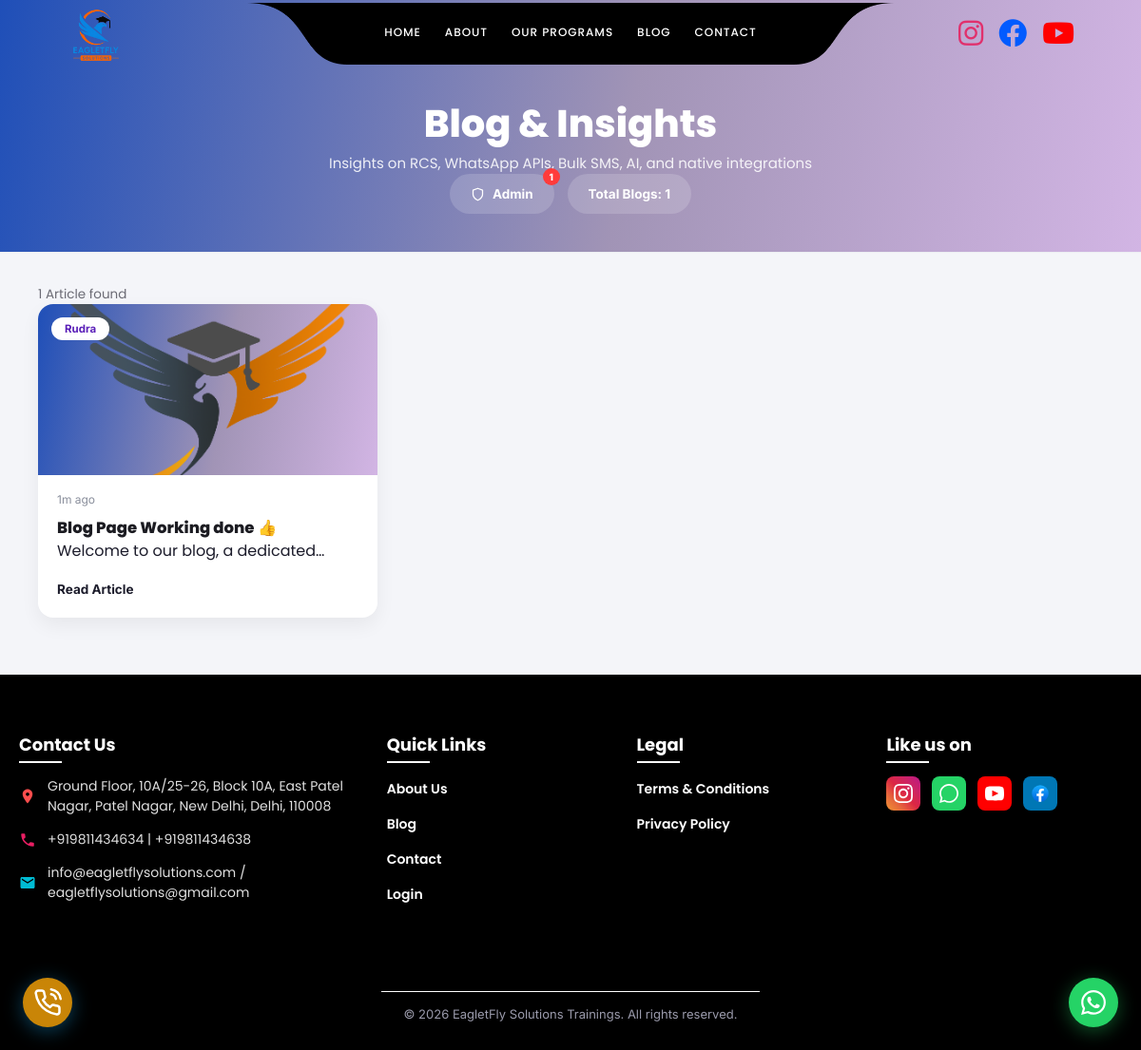
Screenshot of /blog.php with the database file from the repository.
### tables this page shows
CREATE TABLE `global_info` (
  `globle_info_id` int(11) NOT NULL,
  `facion_icon` text NOT NULL,
  `logo` text NOT NULL,
  `globle_call_phone` varchar(13) NOT NULL,
  `globle_whatsapp` varchar(12) NOT NULL,
  `footer_address` text NOT NULL,
  `footer_email_1` varchar(233) NOT NULL,
  `footer_email_2` varchar(233) NOT NULL,
  `footer_phone_1` varchar(13) NOT NULL,
  `footer_phone_2` varchar(13) NOT NULL,
  `globle_instagram` text NOT NULL,
  `globle_yt` text NOT NULL,
  `globle_linkedin` text NOT NULL,
  `map_link` text NOT NULL
);

CREATE TABLE `blog` (
  `blog_id` int(11) NOT NULL,
  `blog_title` varchar(255) NOT NULL,
  `blog_slug` varchar(255) NOT NULL,
  `blog_content` longtext NOT NULL,
  `blog_img` varchar(255) NOT NULL,
  `blog_author` varchar(100) NOT NULL,
  `blog_meta_title` varchar(255) DEFAULT NULL,
  `blog_meta_desc` text DEFAULT NULL,
  `created_at` varchar(233) NOT NULL,
  `updated_at` varchar(233) NOT NULL DEFAULT 'Null'
);

### admin_access/functions/global_info.php (called while the page is built, shortened)
<?php
function get_global_info($mydb)
{
    $query = mysqli_query(
        $mydb,
        "SELECT *
         FROM global_info
         WHERE globle_info_id = 1
         LIMIT 1"
    );
    return mysqli_fetch_assoc($query);
}
?>

### blog.php (the view, shortened to what this page needs)
<!DOCTYPE html>
<html lang="en">
<head>
  <?php include 'include/all_general_links.php' ?>
</head>
<?php include 'include/header.php' ?>
<?php include "admin_access/db_config.php" ?>
<?php
function timeAgo($timestamp)
{
    $time = time() - $timestamp;
    if ($time < 60) {
        return $time . "sec ago";
    } elseif ($time < 3600) {
        return floor($time / 60) . "m ago";
    } elseif ($time < 86400) {
        return floor($time / 3600) . "h ago";
    } elseif ($time < 2592000) {
        return floor($time / 86400) . "d ago";
    } elseif ($time < 31536000) {
        return floor($time / 2592000) . "m ago";
    } else {
        return floor($time / 31536000) . "y ago";
    }
}
?>
<?php
$sql = "SELECT * FROM blog";
$stmt = mysqli_query($mydb, $sql);
$count = mysqli_num_rows($stmt);
$data_set = mysqli_fetch_all($stmt, MYSQLI_ASSOC);
?>
<div class="blogIn-wrapper">
    <div class="blogIn-banner">
        <h1 class="blogIn-bannerTitle">Blog &amp; Insights</h1>
        <p class="blogIn-bannerSubtitle">Insights on RCS, WhatsApp APIs, Bulk SMS, AI, and native integrations</p>
        <div class="blogIn-controlsRow">
            <button class="blogIn-adminBtn" onclick="window.location.href='login.php'">
                <svg viewBox="0 0 24 24" fill="none" stroke="currentColor" stroke-width="2" stroke-linecap="round" stroke-linejoin="round">
                    <path d="M12 22s8-4 8-10V5l-8-3-8 3v7c0 6 8 10 8 10z"></path>
                </svg>
                Admin
                <span class="blogIn-adminBadge">1</span>
            </button>
            <span class="blogIn-countPill" id="blogInTotalCount">Total Blogs: <?php echo $count; ?></span>
        </div>
    </div>
    <div class="blogIn-filterBarOuter">
    </div>
    <div class="blogIn-gridSection">
        <p class="blogIn-resultsInfo" id="blogInResultsInfo">
            <?php echo $count; ?> Article found
        </p>
        <div class="blogIn-cardsGrid">
            <?php foreach ($data_set as $blog) { ?>
                <div class="blogIn-card" onclick="window.location.href='blog_details.php?slug=<?php echo$blog['blog_slug'];?>'">
                    <div class="blogIn-imageArea">
                        <span class="blogIn-catOverlayBadge">
                            <?php echo $blog['blog_author']; ?>
                        </span>
                        <div class="blogIn-imgFallback">
                            <img src="assets/blog/<?php echo $blog['blog_img'] ?>" alt="">
                        </div>
                    </div>
                    <div class="blogIn-cardBody">
                        <div class="blogIn-metaRow">
                            <span class="blogIn-metaItem">
                                <?php echo timeAgo($blog['created_at']); ?>
                            </span>
                        </div>
                        <h3 class="blogIn-cardTitle">
                            <?php echo $blog['blog_title']; ?>
                        </h3>
                        <section style=" display: -webkit-box;-webkit-line-clamp: 1;-webkit-box-orient: vertical;overflow: hidden;">
                            <p class="blogIn-cardDesc">
                                <?php echo $blog['blog_content']; ?>
                            </p>
                        </section>
                        <br>
                        <a href="#" class="blogIn-readLink">
                            Read Article
                        </a>
                    </div>
                </div>
            <?php } ?>
        </div>
    </div>
</div>
<?php include 'include/footer.php' ?>

### include/header.php (shortened to what this page needs)
<?php
include "./admin_access/db_config.php";
include "./admin_access/functions/global_info.php";
$global_info = get_global_info($mydb);
?>
<body>
  <div class="msw-page">
    <header class="header-container">
      <div class="logo">
        <a href="index.php">
          <img
            src="img/logo/<?php echo htmlspecialchars($global_info['logo'] ?? ''); ?>"
            alt="Logo">
        </a>
      </div>
      <div class="nav-wrapper">
        <div class="curved-bg">
          <ul class="desktop-nav">
            <li><a href="index.php">Home</a></li>
            <li><a href="about.php">About</a></li>
            <li class="our_drop_hover">
              <a href="#">Our Programs</a>
            </li>
            <li><a href="blog.php">Blog</a></li>
            <li><a href="contact.php">Contact</a></li>
          </ul>
        </div>
      </div>
      <div style="display: flex; align-items: center; gap: 20px;">
        <div class="social-icons">
          <a
            href="<?php echo htmlspecialchars($global_info['globle_instagram'] ?? '#', ENT_QUOTES); ?>"
            target="_blank"
            rel="noopener noreferrer"
            aria-label="Instagram">
            <i class="fab fa-instagram"></i>
          </a>
          <a
            href="<?php echo htmlspecialchars($global_info['globle_linkedin'] ?? '#', ENT_QUOTES); ?>"
            target="_blank"
            rel="noopener noreferrer"
            aria-label="LinkedIn">
            <i class="fab fa-facebook" style="color: #025bff;"></i>
          </a>
          <a
            href="<?php echo htmlspecialchars($global_info['globle_yt'] ?? '#', ENT_QUOTES); ?>"
            target="_blank"
            rel="noopener noreferrer"
            aria-label="YouTube">
            <i class="fab fa-youtube"></i>
          </a>
        </div>
      </div>
    </header>

### include/footer.php (shortened to what this page needs)
<footer class="ftrsec-section">
  <div class="ftrsec-container">
    <div class="ftrsec-col">
      <h3 class="ftrsec-heading">Contact Us</h3>
      <ul class="ftrsec-contact-list">
        <li class="ftrsec-contact-item">
          <svg class="ftrsec-icon ftrsec-icon-red" viewBox="0 0 24 24" fill="currentColor">
            <path
              d="M12 2C8.13 2 5 5.13 5 9c0 5.25 7 13 7 13s7-7.75 7-13c0-3.87-3.13-7-7-7zm0 9.5c-1.38 0-2.5-1.12-2.5-2.5s1.12-2.5 2.5-2.5 2.5 1.12 2.5 2.5-1.12 2.5-2.5 2.5z" />
          </svg>
          <span>
            <?php echo htmlspecialchars($global_info['footer_address'] ?? ''); ?>
          </span>
        </li>
        <li class="ftrsec-contact-item">
          <span>
            <?php echo htmlspecialchars($global_info['footer_phone_1'] ?? ''); ?>
            |
            <?php echo htmlspecialchars($global_info['footer_phone_2'] ?? ''); ?>
          </span>
        </li>
        <li class="ftrsec-contact-item">
          <svg class="ftrsec-icon ftrsec-icon-cyan" viewBox="0 0 24 24" fill="currentColor">
            <path
              d="M20 4H4c-1.1 0-1.99.9-1.99 2L2 18c0 1.1.9 2 2 2h16c1.1 0 2-.9 2-2V6c0-1.1-.9-2-2-2zm0 4l-8 5-8-5V6l8 5 8-5v2z" />
          </svg>
          <span>
            <?php echo htmlspecialchars($global_info['footer_email_1'] ?? ''); ?>
            /
            <?php echo htmlspecialchars($global_info['footer_email_2'] ?? ''); ?>
          </span>
        </li>
      </ul>
    </div>
    <div class="ftrsec-col">
      <h3 class="ftrsec-heading">Quick Links</h3>
      <ul class="ftrsec-links-list">
        <li><a href="about.php" class="ftrsec-link">About Us</a></li>
        <li><a href="blog.php" class="ftrsec-link">Blog</a></li>
        <li><a href="contact.php" class="ftrsec-link">Contact</a></li>
        <li><a href="login.php" class="ftrsec-link">Login</a></li>
      </ul>
    </div>
    <div class="ftrsec-col">
      <h3 class="ftrsec-heading">Legal</h3>
      <ul class="ftrsec-links-list">
        <li><a href="#" class="ftrsec-link">Terms & Conditions</a></li>
        <li><a href="#" class="ftrsec-link">Privacy Policy</a></li>
      </ul>
    </div>
    <div class="ftrsec-col">
      <h3 class="ftrsec-heading">Like us on</h3>
      <div class="ftrsec-socials">
      <a
    href="<?php echo htmlspecialchars($global_info['globle_instagram'] ?? '#', ENT_QUOTES); ?>"
    class="ftrsec-social-btn ftrsec-insta"
    aria-label="Instagram"
    target="_blank"
    rel="noopener noreferrer"
>
          </a>
          <a
            href="https://wa.me/<?php echo htmlspecialchars($global_info['globle_whatsapp'] ?? '', ENT_QUOTES); ?>"
            class="ftrsec-social-btn ftrsec-whatsapp"
            aria-label="WhatsApp"
            target="_blank"
            rel="noopener noreferrer">
          </a>
          <a
            href="<?php echo htmlspecialchars($global_info['globle_yt'] ?? '#', ENT_QUOTES); ?>"
            class="ftrsec-social-btn ftrsec-youtube"
            aria-label="YouTube"
            target="_blank"
            rel="noopener noreferrer">
            <svg viewBox="0 0 24 24" fill="currentColor">
              <path
                d="M19.615 3.184c-3.604-.246-11.631-.245-15.23 0-3.897.266-4.356 2.62-4.385 8.816.029 6.185.484 8.549 4.385 8.816 3.6.245 11.626.246 15.23 0 3.897-.266 4.356-2.62 4.385-8.816-.029-6.185-.484-8.549-4.385-8.816zm-10.615 12.816v-8l8 3.993-8 4.007z" />
            </svg>
          </a>
          <a
            href="<?php echo htmlspecialchars($global_info['globle_linkedin'] ?? '#', ENT_QUOTES); ?>"
            class="ftrsec-social-btn ftrsec-linkedin"
            aria-label="LinkedIn"
            target="_blank"
            rel="noopener noreferrer">
          </a>
      </div>
    </div>
  </div>
</footer>
<div class="msw-footer" style="background: #000;" id="msw-blog">
  <div class="msw-container" style="width: max-content;
    border-top: 1px solid white;
    padding-top: 15px;">
    © 2026 EagletFly Solutions Trainings. All rights reserved.
  </div>
</div>
</div>
<a id="whatsappBtn" class="float-whatsapp" target="_blank" title="WhatsApp" href="https://wa.me/?text=Hello%2C%20Sir">
</a>
<div class="float-chat" id="chat_box" title="Chat">
  <a href="tel:<?php echo htmlspecialchars($global_info['globle_call_phone'] ?? ''); ?>">
    </a>
</div>
</body>
</html>

### css/header.css (style rules this page uses)
* { margin: 0; bottom: 0; box-sizing: border-box; }
html { scroll-behavior: smooth; }
.header-container { width: 100%; height: 70px; display: flex; align-items: center; justify-content: space-between; padding: 0 70px; position: fixed; top: 0; left: 0; z-index: 99999; color: white; z-index: 100; }
.logo img { height: 66px; width: auto; display: block; }
.nav-wrapper { position: absolute; left: 50%; transform: translateX(-50%); top: 0px; height: 70px; display: flex; align-items: center; justify-content: center; background-image: url("../img/header.png"); background-repeat: no-repeat; background-position: center; background-size: contain; height: 70px; width: 57%; animation: navDrop 0.8s ease-out forwards; }
.curved-bg { padding: 12px 50px 18px 50px; border-bottom-left-radius: 40px; border-bottom-right-radius: 40px; display: flex; align-items: center; }
.desktop-nav { display: flex; gap: 25px; list-style: none; }
.desktop-nav a { color: #ffffff; text-decoration: none; font-weight: 500; font-size: 15px; white-space: nowrap; transition: color 0.2s; }
.desktop-nav a { position: relative; text-decoration: none; font-size: 12px; text-transform: uppercase; letter-spacing: .08em; padding-bottom: 5px; }
.desktop-nav a::after { content: ""; position: absolute; left: 0; bottom: 0; width: 0; height: 2px; background: #ffffff; transition: width 0.35s ease; }
.our_drop_hover { position: relative !important; }
.social-icons { display: flex; align-items: center; gap: 16px; }
.social-icons a { font-size: 30px; text-decoration: none; transition: transform 0.2s ease; }
.fa-instagram { color: #e1306c; }
.fa-youtube { color: #ff0000; }

### include/all_general_links.php (style rules this page uses)
.msw-page { font-family: 'Inter', sans-serif; color: #1c1c2b; background: #ffffff; margin: 0; padding: 0; overflow-x: hidden; box-sizing: border-box; --msw-primary: #3b2fd4; --msw-orange: #ff5a1f; --msw-pink: #d6249f; --msw-green: #d7f7c2; --msw-dark: #14141f; --msw-cream: #fff9f2; }
.msw-page, .msw-page *, .msw-page *::before, .msw-page *::after { box-sizing: border-box; }
.msw-page h1, .msw-page h2, .msw-page h3, .msw-page p, .msw-page ul { margin: 0; padding: 0; font-family: 'Poppins', sans-serif; }
.msw-page ul { list-style: none; }
.msw-page a { text-decoration: none; color: inherit; }
.msw-page img { max-width: 100%; display: block; }
.msw-page button { font-family: inherit; cursor: pointer; border: none; }
.msw-container { max-width: 1200px; margin: 0 auto; padding: 0 24px; }
.msw-footer { background: #14141f; color: #9a9aab; padding: 30px 0; text-align: center; font-size: 13px; }

### rows the page displays
global_info: logo (picture), footer_address "Ground Floor, 10A/25-26, Block 10A, East Patel Nagar, Patel Nagar, New Delhi, Delhi, 110008", footer_phone_1 "+919811434634", footer_phone_2 "+919811434638", footer_email_1 "info@eagletflysolutions.com", footer_email_2 "eagletflysolutions@gmail.com"
blog: blog_author "Rudra", blog_img (picture), created_at "1m ago", blog_title "Blog Page Working done 👍", blog_content "Welcome to our blog, a…"

### other values shown
$count "1"
